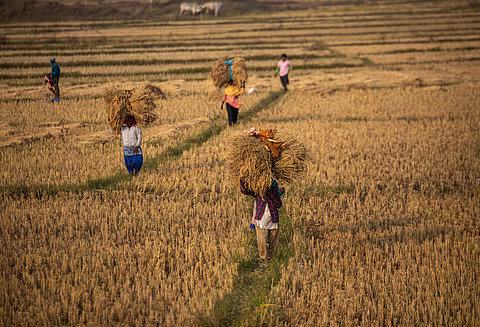
#> input picture Task7/input_folder/farmi.jpg, 480 x 327 px; its folder holds only this picture in this run
$ python image_resizer.py
#> lines starting #> are read from the running program, lines starting #| are printed output that depends on the picture
import os
from PIL import Image

base_path = os.path.dirname(os.path.abspath(__file__))

input_folder = os.path.join(base_path, "input_folder")
output_folder = os.path.join(base_path, "output_images")

new_width = 800
new_height = 600
output_format = "JPEG"

# Create output folder if it doesn't exist
if not os.path.exists(output_folder):
    os.makedirs(output_folder)

# Supported formats
supported_formats = (".jpg", ".jpeg", ".png", ".webp", ".bmp")

# Check if input folder exists
if not os.path.exists(input_folder):
    print(" Input folder not found!")
    print("Expected location:", input_folder)
    exit()

# Process images
for filename in os.listdir(input_folder):

    if filename.lower().endswith(supported_formats):

        input_path = os.path.join(input_folder, filename)

        try:
            with Image.open(input_path) as img:

#> img is the input picture: PIL image 480x327 RGB; mean R, G, B 136.8, 100.4, 60.1
                resized_img = img.resize((new_width, new_height))
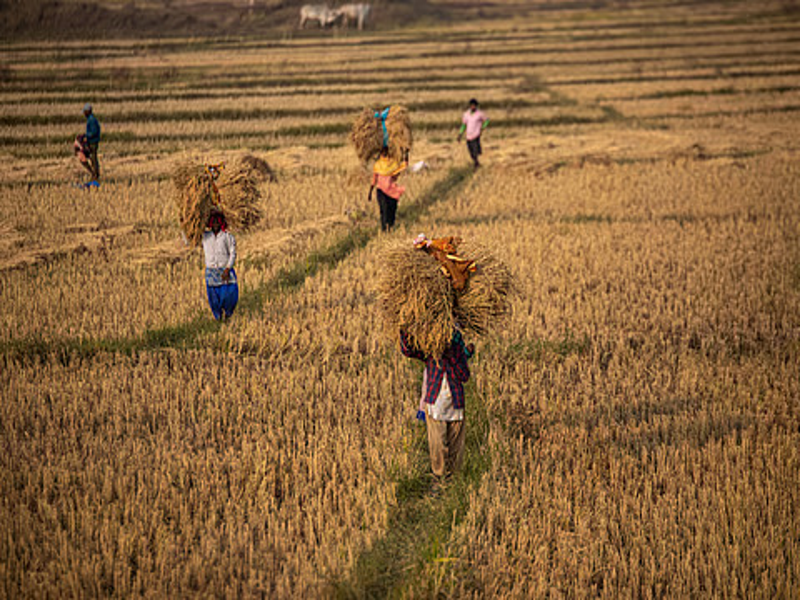
#> resized_img: PIL image 800x600 RGB; mean R, G, B 136.8, 100.4, 60.1

                name_without_ext = os.path.splitext(filename)[0]
                output_filename = name_without_ext + "." + output_format.lower()
                output_path = os.path.join(output_folder, output_filename)

                resized_img.convert("RGB").save(output_path, output_format)

                print("Resized:", output_filename)

        except Exception as e:
            print(" Error processing", filename, ":", e)

print(" All images processed successfully!")
